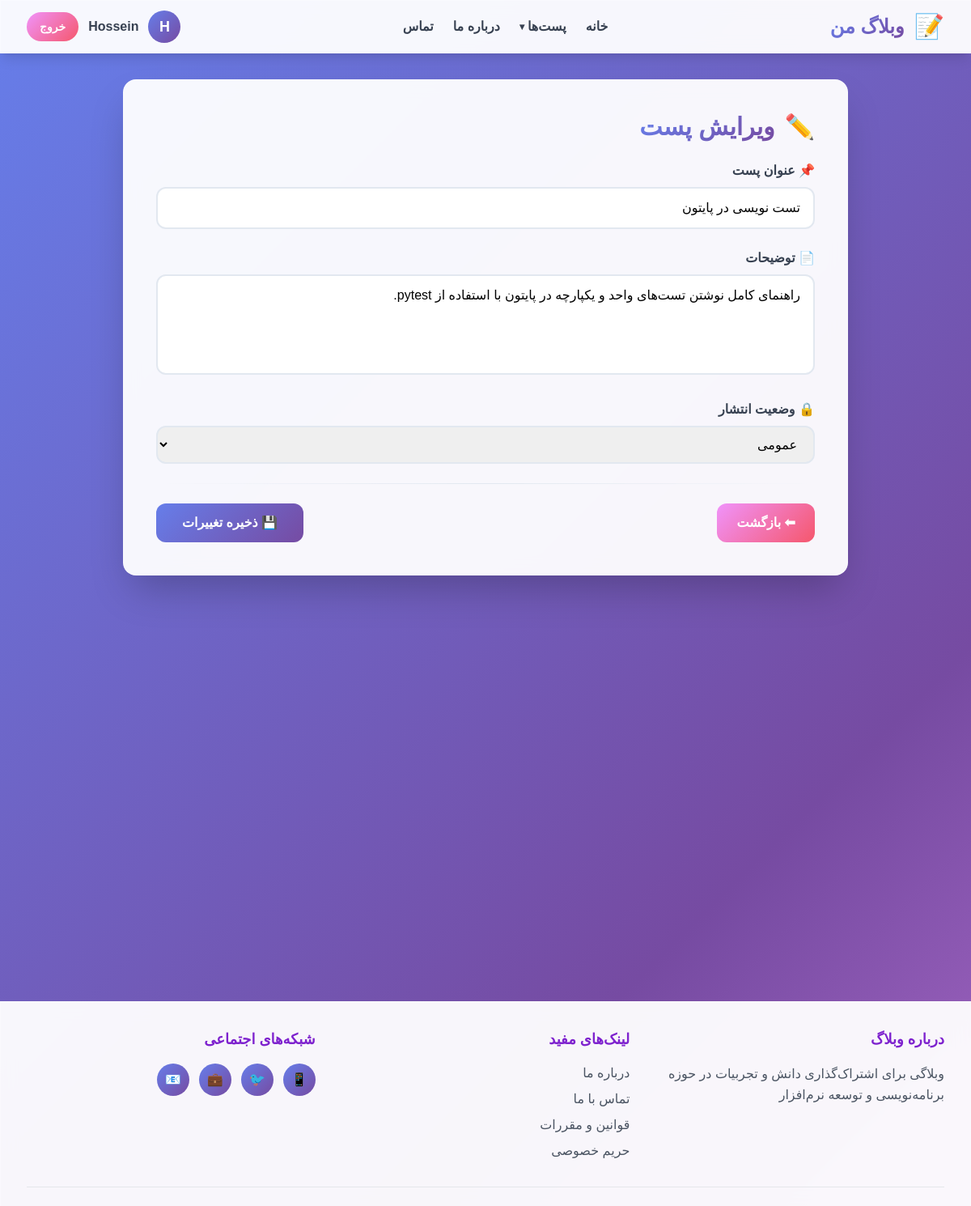
Page /update/5 (signed in) on the committed database.
### accounts/models.py (models this page shows)
class CustomUser(AbstractUser):
    email=models.CharField(unique=True)

### posts/models.py (models this page shows, shortened)
class Post(models.Model):
    title=models.CharField(max_length=100)
    description=models.TextField()
    author=models.ForeignKey(CustomUser,on_delete=models.CASCADE)
    created_at=models.DateTimeField(auto_now_add=True)
    updated_at=models.DateTimeField(auto_now=True)
    STATUS_CHOICES=(
        ('pub','عمومی'),
        ('drf','پیش نویس'),
    )
    status=models.CharField(choices=STATUS_CHOICES,max_length=100,default='drf')

### pages/views.py (the view)
# urls.py: path('update/<int:pk>',views.PostUpdate.as_view(),name='post_update'),
class PostUpdate(LoginRequiredMixin,generic.UpdateView):
    model=models.Post
    form_class=forms.PostForm
    template_name='pages/update.html'
    def get_queryset(self):
        return models.Post.objects.filter(author=self.request.user)

### posts/forms.py
class PostForm(forms.ModelForm):
    class Meta:
        model = models.Post
        fields = ['title', 'description', 'status']
        labels = {
            'title': 'عنوان پست',
            'description': 'توضیحات',
            'status': 'وضعیت انتشار',
        }
        widgets = {
            'title': forms.TextInput(attrs={
                'class': 'w-full px-3 md:px-4 py-2 md:py-3 rounded-xl input-field text-sm md:text-base',
                'placeholder': 'عنوان جذاب برای پست خود بنویسید...',
            }),
            'description': forms.Textarea(attrs={
                'class': 'w-full px-3 md:px-4 py-2 md:py-3 rounded-xl input-field resize-none text-sm md:text-base',
                'rows': 4,
                'placeholder': 'محتوای پست خود را اینجا بنویسید...',
            }),
            'status': forms.Select(attrs={
                'class': 'w-full px-3 md:px-4 py-2 md:py-3 rounded-xl input-field text-sm md:text-base',
            }),
        }

### pages/templates/pages/update.html (shortened to what this page needs)
{% extends '_base.html' %}
{% block content %}
  <div class="min-h-[70vh] flex items-start justify-center fade-in">
    <div class="glass-effect rounded-2xl shadow-2xl p-6 md:p-10 w-full max-w-4xl slide-up">
      <div class="flex items-center gap-3 mb-6">
        <span class="text-3xl">✏️</span>
        <h1 class="text-2xl md:text-3xl font-bold gradient-text">ویرایش پست</h1>
      </div>
      <form method="POST" class="space-y-6">
        <div>
          <label class="block text-gray-700 font-semibold mb-2">📌 عنوان پست</label>
          {{ form.title }}
        </div>
        <div>
          <label class="block text-gray-700 font-semibold mb-2">📄 توضیحات</label>
          {{ form.description }}
        </div>
        <div>
          <label class="block text-gray-700 font-semibold mb-2">🔒 وضعیت انتشار</label>
          {{ form.status }}
        </div>
        <div class="divider"></div>
        <div class="flex flex-col sm:flex-row gap-3 justify-between items-center">
          <a href="{% url 'post_detail' post.pk %}" class="px-6 py-3 rounded-xl btn-secondary text-white font-bold hover-lift text-center w-full sm:w-auto">⬅ بازگشت</a>
          <button type="submit" class="px-8 py-3 rounded-xl btn-primary text-white font-bold hover-lift w-full sm:w-auto">💾 ذخیره تغییرات</button>
        </div>
      </form>
    </div>
  </div>
{% endblock %}

### templates/_base.html (shortened to what this page needs)
{% load static %}
<!DOCTYPE html>
<html lang="fa" dir="rtl">
  <head>
    <script src="https://cdn.tailwindcss.com"></script>
    <link rel="stylesheet" href="{% static 'css/style.css' %}" />
  </head>
  <body class="gradient-bg min-h-screen">
    <nav class="glass-effect shadow-lg sticky top-0 z-50 fade-in desktop-nav">
      <div class="max-w-7xl mx-auto px-4 sm:px-6 lg:px-8">
        <div class="flex justify-between items-center h-16">
          <div class="flex items-center gap-3">
            <div class="text-3xl floating">📝</div>
            <h1 class="text-2xl font-bold gradient-text">وبلاگ من</h1>
          </div>
          <div class="hidden md:flex items-center gap-6">
            <a href="{% url 'home' %}" class="text-gray-700 hover:text-purple-600 font-semibold transition-colors">خانه</a>
            <div class="relative group">
              <button class="text-gray-700 hover:text-purple-600 font-semibold transition-colors flex items-center gap-1">
                پست‌ها
                <span class="text-xs">▾</span>
              </button>
            </div>
            <a href="#" class="text-gray-700 hover:text-purple-600 font-semibold transition-colors">درباره ما</a>
            <a href="#" class="text-gray-700 hover:text-purple-600 font-semibold transition-colors">تماس</a>
          </div>
          <div class="flex items-center gap-3">
            {% if user.is_authenticated %}
              <a class="avatar" href="{% url 'profile' %}">{{ user.username.0 }}</a>
              <span class="hidden sm:inline text-gray-700 font-semibold">{{ user.username }}</span>
              <form action="{% url 'logout' %}" method="POST">
                <button class="px-4 py-2 btn-secondary text-white rounded-full font-semibold text-sm">خروج</button>
              </form>
            {% else %}
              <a href="{% url 'login' %}" class="px-4 py-2 btn-secondary text-white rounded-full font-semibold text-sm">ورود / ثبت‌نام</a>
            {% endif %}
          </div>
        </div>
      </div>
    </nav>
    <div class="max-w-7xl mx-auto px-4 sm:px-6 lg:px-8 py-8 mobile-padding-bottom">
      {% block content %}
      {% endblock %}
    </div>
    <footer class="glass-effect mt-16 py-8 desktop-nav">
      <div class="max-w-7xl mx-auto px-4 sm:px-6 lg:px-8">
        <div class="grid grid-cols-1 md:grid-cols-3 gap-8 mb-8">
          <div>
            <h3 class="font-bold text-purple-700 mb-4 text-lg">درباره وبلاگ</h3>
            <p class="text-gray-600 leading-relaxed">وبلاگی برای اشتراک‌گذاری دانش و تجربیات در حوزه برنامه‌نویسی و توسعه نرم‌افزار</p>
          </div>
          <div>
            <h3 class="font-bold text-purple-700 mb-4 text-lg">لینک‌های مفید</h3>
            <ul class="space-y-2">
              <li>
                <a href="#" class="text-gray-600 hover:text-purple-600 transition-colors">درباره ما</a>
              </li>
              <li>
                <a href="#" class="text-gray-600 hover:text-purple-600 transition-colors">تماس با ما</a>
              </li>
              <li>
                <a href="#" class="text-gray-600 hover:text-purple-600 transition-colors">قوانین و مقررات</a>
              </li>
              <li>
                <a href="#" class="text-gray-600 hover:text-purple-600 transition-colors">حریم خصوصی</a>
              </li>
            </ul>
          </div>
          <div>
            <h3 class="font-bold text-purple-700 mb-4 text-lg">شبکه‌های اجتماعی</h3>
            <div class="flex gap-3">
              <a href="#" class="w-10 h-10 btn-primary text-white rounded-full flex items-center justify-center">📱</a>
              <a href="#" class="w-10 h-10 btn-primary text-white rounded-full flex items-center justify-center">🐦</a>
              <a href="#" class="w-10 h-10 btn-primary text-white rounded-full flex items-center justify-center">💼</a>
              <a href="#" class="w-10 h-10 btn-primary text-white rounded-full flex items-center justify-center">📧</a>
            </div>
          </div>
        </div>
        <div class="text-center text-gray-600 pt-6 border-t border-gray-200">
        </div>
      </div>
    </footer>
  </body>
</html>

### static/css/style.css (style rules this page uses)
body { box-sizing: border-box; }
* { font-family: 'Vazirmatn', sans-serif; }
.fade-in { animation: fadeIn 0.6s ease-out; }
.slide-up { animation: slideUp 0.4s ease-out; }
.hover-lift { transition: transform 0.3s ease, box-shadow 0.3s ease; }
.glass-effect { background: rgba(255, 255, 255, 0.95); backdrop-filter: blur(10px); border: 1px solid rgba(255, 255, 255, 0.3); }
.gradient-bg { background: linear-gradient(135deg, #667eea 0%, #764ba2 50%, #f093fb 100%); background-size: 200% 200%; animation: gradientShift 15s ease infinite; }
.gradient-text { background: linear-gradient(135deg, #667eea 0%, #764ba2 100%); -webkit-background-clip: text; -webkit-text-fill-color: transparent; background-clip: text; }
.btn-primary { background: linear-gradient(135deg, #667eea 0%, #764ba2 100%); transition: all 0.3s ease; }
.btn-secondary { background: linear-gradient(135deg, #f093fb 0%, #f5576c 100%); transition: all 0.3s ease; }
.input-field { border: 2px solid #e2e8f0; transition: all 0.3s ease; }
.avatar { width: 40px; height: 40px; border-radius: 50%; background: linear-gradient(135deg, #667eea 0%, #764ba2 100%); display: flex; align-items: center; justify-content: center; color: white; font-weight: bold; font-size: 18px; }
.divider { height: 1px; background: linear-gradient(90deg, transparent 0%, #e2e8f0 50%, transparent 100%); margin: 24px 0; }
.floating { animation: floating 3s ease-in-out infinite; }

### rows in the picture
CustomUser: username.0 "H", username "Hossein"
Post: title "تست نویسی در پایتون", description "راهنمای کامل نوشتن تست‌های واحد و یکپارچه در پایتون با استفاده از pytest.", status "عمومی"
